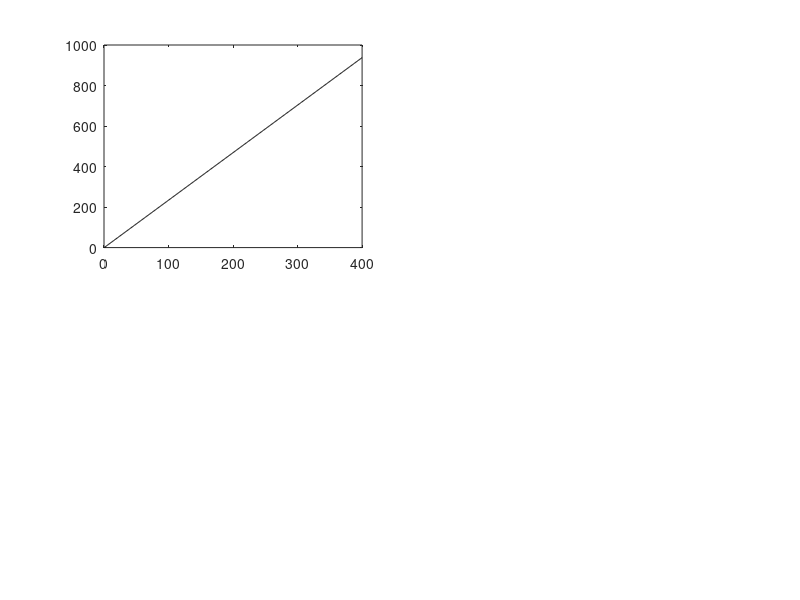

Recreate this plot in MATLAB. (Note: this script raises an error after producing the figure.)
% LLM2

% Calculating Equilibrium LLM 2 NPZ Model 
% LLM2 ND = 1.5 or 8 or 16; Parameter set I
% Diploma Thesis P.Fuhs (CAU)
% Matlab Student Version V 7.10.0 (R2010a)

clear all;
clc;
clf;

delete('LLM2_diary');
diary on;
diary('LLM2_diary');
countNotifications = 0;

disp 'Calculation for LLM2'

%%%%%%%%%%%%%%%%%%%%%%%%%%%%%%%%%%%%%%%%%%%%%%%%%
% initialize
%%%%%%%%%%%%%%%%%%%%%%%%%%%%%%%%%%%%%%%%%%%%%%%%%

M = NaN(1,400);         % M: Layer depth from 1 to 400, grid = 1 
for j = 1:400
    M(j)=j;
end; 

% All units as in thesis.
% All domains as in thesis.
% Vector ND values
ND_vector = [1.5, 8, 16];

% Parameter set (experiment I)

mu_par = 2.362;
Phi_P_par = 0.016;
k_par = 0.350;
g_par = 0.743;
eps_par = 3.088;
Phi_Z_par = 0.067;
beta_par = 0.852;
m_r_par = 0.643;
Omega_par = 0.348;
gamma_par = 0.937;

% create helpful result vectors

N_LLM2_vector = NaN(1,400);
dotN_LLM2_vector = NaN(1,400);
P_LLM2_vector = NaN(1,400);
dotP_LLM2_vector = NaN(1,400);
Z_LLM2_vector = NaN(1,400);
dotZ_LLM2_vector = NaN(1,400);
assumption1_LLM2_vector = NaN(1,400);
assumption2_LLM2_vector = NaN(1,400);
u_LLM2_vector = NaN(1,400);
G_LLM2_vector = NaN(1,400);
FN_LLM2_vector = NaN(1,400);
stable_LLM2_vector = NaN(1,400);


% Create tables with results:
%
% 3  tables: ND = 1.5,8,16
%
% table names: ExperimentNumber_NDValue_LLM2_table, e.g.I_8_LLM2_table
% ND=1.5 refers to 1 in table names
% lines in result matrices:
% line 1: M
% line 2: ND
% line 3: N
% line 4: dotN
% line 5: P
% line 6: dotP
% line 7: Z
% line 8: dotZ
% line 9: Assumption 1
% line 10: Assumption 2
% line 11: u
% line 12: G
% line 13: FN
% line 14: stability
%

I_1_LLM2_table = NaN(14,400); 
I_8_LLM2_table = NaN(14,400);
I_16_LLM2_table = NaN(14,400);

% how close to zero must an eigenvalue be to consider it zero? 
eig_near_zero = 0.001;

%how close to zero must a derivative be to consider it zero? 
deriv_near_zero = 0.0001;

exp = 1;
% fill in M(j), ND
   
for j = 1:400
    
    I_1_LLM2_table(1,j) = M(j);
    I_1_LLM2_table(2,j) = ND_vector(1);
    I_8_LLM2_table(1,j) = M(j); 
    I_8_LLM2_table(2,j) = ND_vector(2);
    I_16_LLM2_table(1,j) = M(j);
    I_16_LLM2_table(2,j) = ND_vector(3);
    
end; % for j = 1:400 initialize result tables 
            
%%%%%%%%%%%%%%%%%%%%%%%%%%%%%%%%%%%
% calculate
%%%%%%%%%%%%%%%%%%%%%%%%%%%%%%%%%%%
    
for r = 1:3         % loop ND 
    
    if r == 1 
        ND = ND_vector(1);
         
    else         %  r not 1 

        if r == 2
            ND = ND_vector(2);    

        else         %  r not 2
            ND = ND_vector(3);

        end;         %  r = 2
    end;         %  r = 1
    

    %       Display value ND
    disp (['LLM_2, ND: ', num2str(ND)]);

    for j = 1:400         %  M: layer depth from 1m to 400, calculate terms and variables

    assumption1_LLM2_vector(j) =  mu_par * M(j) - Phi_P_par * M(j) - m_r_par;

    if j == 1         %  avoid zero crossing assumption 1 

        if assumption1_LLM2_vector(j) == 0         %  avoid zero in M=1
        disp (['ND: ',num2str(ND),' exp: ',num2str(exp),' depth: ',num2str(j),' m, |  Assumption 1 is zero in digit 1']);
        countNotifications = countNotifications + 1;
        keyboard;
        end;        % avoid zero assumption 1 in M = 1

    else         %  avoid zero crossing assumption 1 in M > 1
        if assumption1_LLM2_vector(j)*assumption1_LLM2_vector(j-1) <= 0
        disp (['ND: ',num2str(ND),' exp: ',num2str(exp),' depth: ',num2str(j),' m, |  Assumption 1 is zero between ', num2str(j-1), ' and ', num2str(j)']);
        countNotifications = countNotifications + 1;
        keyboard;
        end,

    end;         %  avoid zero-crossing assumption 1 

    assumption2_LLM2_vector(j) = gamma_par * Phi_P_par * M(j) - Phi_P_par * M(j) - m_r_par;

        if j == 1         %  avoid zero crossing assumption 2

            if assumption2_LLM2_vector(j) == 0         %  avoid zero in assumption 2 in M = 1
            disp(['Experiment ', num2str(exp), ' Assumption 2 is zero in digit 1']);
            disp (['ND: ',num2str(ND),' exp: ',num2str(exp),' depth: ',num2str(j),' m, |  Assumption 2 is zero in digit 1']);
            countNotifications = countNotifications + 1;
            keyboard;
            end;

        else         %  avoid zero crossing assumption 2 in M > 1

            if assumption2_LLM2_vector(j)*assumption2_LLM2_vector(j-1)<= 0
            disp(['LLM2, Experiment ', num2str(exp); 'ND: ', num2str(exp); '  Assumption 2 is zero beween digits ', num2str(j-1), ' and ', num2str(j)]); 
            countNotifications = countNotifications + 1;
            keyboard;
            end,

        end;         %  avoid zero crossing assumption 2

        N_LLM2_vector(j) = k_par * ((Phi_P_par*(M(j))+m_r_par)/(mu_par*M(j)-Phi_P_par*M(j)-m_r_par));
        
        % N > ND ? 
        if N_LLM2_vector(j) > ND
            disp (['LLM2, ND: ',num2str(ND),' exp: ',num2str(exp),' depth: ',num2str(j),' m, |  N exceeds ND ']);
            countNotifications = countNotifications + 1;
        end;
        
        P_LLM2_vector(j) = (m_r_par/(gamma_par*Phi_P_par*M(j)-Phi_P_par*M(j)-m_r_par))*(-ND + k_par*(Phi_P_par*M(j)+m_r_par)/(mu_par*M(j)-Phi_P_par*M(j)-m_r_par));

        Z_LLM2_vector(j) = 0;

        % calculate terms u, FN, G
        % Check: Are derivatives almost zero? 

        u_LLM2_vector(j) = N_LLM2_vector(j)/(N_LLM2_vector(j)+k_par);
 
        % u < 0 ? 
        if u_LLM2_vector(j) < 0 
            disp (['LLM2, ND: ',num2str(ND),' exp: ',num2str(exp),' depth: ',num2str(j),' m, |  u negative ']);
            countNotifications = countNotifications + 1;
        end;

        % u >= 1 ? 
        if u_LLM2_vector(j) >= 1
            disp (['LLM2, ND: ',num2str(ND),' exp: ',num2str(exp),' depth: ',num2str(j),' m, |  u >= 1']);
            countNotifications = countNotifications + 1;
        end;

        G_LLM2_vector(j) = (g_par*eps_par*((P_LLM2_vector(j))^2))/(g_par+eps_par*((P_LLM2_vector(j))^2));

        % G < 0 ? 
        if G_LLM2_vector(j) < 0
            disp (['LLM2, ND: ',num2str(ND),' exp: ',num2str(exp),' depth: ',num2str(j),' m, |  G negative']);
            countNotifications = countNotifications + 1;
        end;

        % G >= g? 
        if G_LLM2_vector(j) >= g_par
            disp (['LLM2, ND: ',num2str(ND),' exp: ',num2str(exp),' depth: ',num2str(j),' m, |  G >= g ']);
            countNotifications = countNotifications + 1;
        end;

        
        FN_LLM2_vector(j) = m_r_par/M(j)*(ND-N_LLM2_vector(j));

        % FN < 0 ?
        if FN_LLM2_vector(j) < 0
            disp (['LLM2, ND: ',num2str(ND),' exp: ',num2str(exp),' depth: ',num2str(j),' m, |  F_N negative']);
            countNotifications = countNotifications + 1;
        end;
        
        % FN > 60 ? 
            if FN_LLM2_vector(j)> 60
                disp (['LLM2, ND: ',num2str(ND),' exp: ',num2str(exp),' depth: ',num2str(j),' m, |  F_N > 60']);
                countNotifications = countNotifications + 1;
            end;   

        dotN_LLM2_vector(j) = (-mu_par*u_LLM2_vector(j)+gamma_par*Phi_P_par)*P_LLM2_vector(j)+((1-beta_par)*G_LLM2_vector(j)+Phi_Z_par)*Omega_par*Z_LLM2_vector(j)+FN_LLM2_vector(j);

        if abs(dotN_LLM2_vector(j)) > deriv_near_zero
            disp (['LLM2, ND: ',num2str(ND),' exp: ',num2str(exp),' depth: ',num2str(j),' m, |  N might be not stationary at this depth']);
            countNotifications = countNotifications + 1;
        end;

        dotP_LLM2_vector(j) = (mu_par*u_LLM2_vector(j)-Phi_P_par-m_r_par/M(j))*P_LLM2_vector(j)-G_LLM2_vector(j)*Z_LLM2_vector(j);

        if abs(dotP_LLM2_vector(j)) > deriv_near_zero
            disp (['LLM2, ND: ',num2str(ND),' exp: ',num2str(exp),' depth: ',num2str(j),' m, |  P might not be stationary at this depth']);
            countNotifications = countNotifications + 1;
        end;

        dotZ_LLM2_vector(j) = (beta_par*G_LLM2_vector(j)-Phi_Z_par-m_r_par/M(j))*Z_LLM2_vector(j);

        if abs(dotZ_LLM2_vector(j)) > deriv_near_zero
            disp (['LLM2, ND: ',num2str(ND),' exp: ',num2str(exp),' depth: ',num2str(j),' m, |  Z might not be stationary at this depth ']);
            countNotifications = countNotifications + 1;
        end;
        
        % stable? J1 - J9 Jacobian matrix entries 

                J1 = -mu_par*(k_par/((k_par+N_LLM2_vector(j))^2))*P_LLM2_vector(j)-m_r_par/M(j);
                J2 = (-mu_par*u_LLM2_vector(j)+gamma_par*Phi_P_par)+(1-beta_par)*((2*g_par^2*eps_par*P_LLM2_vector(j))/((g_par+eps_par*(P_LLM2_vector(j))^2)^2))*Omega_par*Z_LLM2_vector(j);
                J3 = ((1-beta_par)*G_LLM2_vector(j)+Phi_Z_par)*Omega_par; 
                J4 = mu_par*(k_par/((k_par+N_LLM2_vector(j))^2))*P_LLM2_vector(j);
                J5 = mu_par*u_LLM2_vector(j)-Phi_P_par-m_r_par/M(j)-((2*g_par^2*eps*P_LLM2_vector(j))/((g_par+eps_par*(P_LLM2_vector(j))^2)^2))*Z_LLM2_vector(j);
                J6 = -G_LLM2_vector(j);
                J7 = 0;
                J8 = beta_par*((2*g_par^2*eps*P_LLM2_vector(j))/(((g_par+eps_par*(P_LLM2_vector(j))^2)^2)))*Z_LLM2_vector(j);
                J9 = beta_par*G_LLM2_vector(j)-Phi_Z_par-m_r_par/M(j);


                %Jacobian matrix
                J = [J1 J2 J3; J4 J5 J6; J7 J8 J9];

                % Eigen values of J
                lambda = eig(J);

                % test eigenvalues if equilibrium is stable. 2 is default
                % value for "not yet tested" 
                stable_LLM2_vector(j) = 2;

                for lam = 1:3
                    if abs(real(lambda(lam))) < eig_near_zero
                        stable_LLM2_vector(j) = 0;     % no conclusion possible
                    end;
                end;

                if stable_LLM2_vector(j) == 2
                   for lamb = 1:3 
                       if real(lambda(lamb)) > 0 
                           stable_LLM2_vector(j)= 1;      % unstable 
                       end;
                   end;
                end;

                if stable_LLM2_vector(j) == 2
                   stable_LLM2_vector(j) = -1;             % stable
                end;
        %%%%%%%%%%%%%%%%% put results into tables 
       if ND == ND_vector(1)

                    I_1_LLM2_table(3,j) = N_LLM2_vector(j);
                    I_1_LLM2_table(4,j) = dotN_LLM2_vector(j);
                    I_1_LLM2_table(5,j) = P_LLM2_vector(j);
                    I_1_LLM2_table(6,j) = dotP_LLM2_vector(j);
                    I_1_LLM2_table(7,j) = Z_LLM2_vector(j);
                    I_1_LLM2_table(8,j) = dotZ_LLM2_vector(j);                        
                    I_1_LLM2_table(9,j) = assumption1_LLM2_vector(j);
                    I_1_LLM2_table(10,j) = assumption2_LLM2_vector(j);
                    I_1_LLM2_table(11,j) = u_LLM2_vector(j);
                    I_1_LLM2_table(12,j) = G_LLM2_vector(j);
                    I_1_LLM2_table(13,j) = FN_LLM2_vector(j);
                    I_1_LLM2_table(14,j) = stable_LLM2_vector(j);

       else
           if ND == ND_vector(2)

                        I_8_LLM2_table(3,j) = N_LLM2_vector(j);
                        I_8_LLM2_table(4,j) = dotN_LLM2_vector(j);
                        I_8_LLM2_table(5,j) = P_LLM2_vector(j);
                        I_8_LLM2_table(6,j) = dotP_LLM2_vector(j);
                        I_8_LLM2_table(7,j) = Z_LLM2_vector(j);
                        I_8_LLM2_table(8,j) = dotZ_LLM2_vector(j);
                        I_8_LLM2_table(9,j) = assumption1_LLM2_vector(j);
                        I_8_LLM2_table(10,j) = assumption2_LLM2_vector(j);
                        I_8_LLM2_table(11,j) = u_LLM2_vector(j);
                        I_8_LLM2_table(12,j) = G_LLM2_vector(j);
                        I_8_LLM2_table(13,j) = FN_LLM2_vector(j);
                        I_8_LLM2_table(14,j) = stable_LLM2_vector(j);


           else         %  ND==3                       

                        I_16_LLM2_table(3,j) = N_LLM2_vector(j);
                        I_16_LLM2_table(4,j) = dotN_LLM2_vector(j);
                        I_16_LLM2_table(5,j) = P_LLM2_vector(j);
                        I_16_LLM2_table(6,j) = dotP_LLM2_vector(j);
                        I_16_LLM2_table(7,j) = Z_LLM2_vector(j);
                        I_16_LLM2_table(8,j) = dotZ_LLM2_vector(j);
                        I_16_LLM2_table(9,j) = assumption1_LLM2_vector(j);
                        I_16_LLM2_table(10,j) = assumption2_LLM2_vector(j);
                        I_16_LLM2_table(11,j) = u_LLM2_vector(j);
                        I_16_LLM2_table(12,j) = G_LLM2_vector(j);
                        I_16_LLM2_table(13,j) = FN_LLM2_vector(j);
                        I_16_LLM2_table(14,j) = stable_LLM2_vector(j);


           end;         %  if ND=2
       end;         %  if ND=1
    end;         % j = 1:400
end;        % loop ND
disp(['count Notifications ', num2str(countNotifications)]);

%%%%%%%%%%%%%%%%%%%%%
% create figures! 
%%%%%%%%%%%%%%%%%%%%%%

figure(1)
subplot(2,2,1)
plot(I_1_LLM2_table(1,:),I_1_LLM2_table(9,:),'k');
refline(0,0);
title('LLM2, Assumption1');
xlabel('M');
xlim([1,400]);
ylabel('Assumption1');


subplot(2,2,2)
hold on;
scatter(I_1_LLM2_table(1,:),I_1_LLM2_table(9,:),'k');
refline(0,0);
title('LLM2, Assumption 1, Detail');
xlabel('M');
xlim([1,5]);
ylabel('Assumption 1, Detail');
hold off;

subplot(2,2,3)
plot(I_1_LLM2_table(1,:),I_1_LLM2_table(10,:),'k');
refline(0,0);
title('LLM2, Assumption 2');
xlabel('M');
xlim([1,400]);
ylabel('Assumption 2');

figure(2)
subplot(3,2,1)
hold on;
plot(I_1_LLM2_table(1,:),I_1_LLM2_table(3,:),'b');
title('LLM2, N');
xlabel('M');
xlim([1,400]);
ylabel('N');

subplot(3,2,2)
hold on;
plot(I_1_LLM2_table(1,:),I_1_LLM2_table(3,:),'b');
title('LLM2, N (Detail)');
xlabel('M');
xlim([1,20]);
ylabel('N');
ylim([0,0.15]);

subplot(3,2,3)
hold on;
plot(I_1_LLM2_table(1,:),I_1_LLM2_table(5,:),'b');
plot(I_8_LLM2_table(1,:),I_8_LLM2_table(5,:),'r');
plot(I_16_LLM2_table(1,:),I_16_LLM2_table(5,:),'g');
title('LLM2, P');
xlabel('M');
xlim([1,400]);
ylabel('P');

subplot(3,2,5)
hold on;
plot(I_1_LLM2_table(3,:),I_1_LLM2_table(5,:),'b');
plot(I_8_LLM2_table(3,:),I_8_LLM2_table(5,:),'r');
plot(I_16_LLM2_table(3,:),I_16_LLM2_table(5,:),'g');
title('LLM2, N, P');
xlabel('N');
ylabel('P');
legend ('N_D = 1.5', 'N_D = 8', 'N_D = 16','Location','NorthEast');

subplot(3,2,6)
hold on;
plot(I_1_LLM2_table(3,:),I_1_LLM2_table(5,:),'b');
plot(I_8_LLM2_table(3,:),I_8_LLM2_table(5,:),'r');
plot(I_16_LLM2_table(3,:),I_16_LLM2_table(5,:),'g');
title('LLM2, N, P, Detail');
xlim([0,0.025]);
xlabel('N');
ylabel('P');

figure(3)

subplot(3,2,1)
scatter(I_1_LLM2_table(1,:),I_1_LLM2_table(14,:),'r');
title('LLM2, Exp.1, ND=1.5, Stability');
xlabel('M');
xlim([1,400]);
ylim([-1.2,1.2]);
ylabel('Stability');

subplot(3,2,2)
scatter(I_1_LLM2_table(1,:),I_1_LLM2_table(14,:),'r');
title('LLM2, Exp.1, ND=1.5, Stability, Detail');
xlim([0,5]);
xlabel('M');
xlim([1,5]);
ylim([-1.2,1.2]);
ylabel('Stability');

subplot(3,2,3)
scatter(I_8_LLM2_table(1,:),I_8_LLM2_table(14,:),'r');
title('LLM2, Exp.1, ND=8, Stability');
xlabel('M');
xlim([1,400]);
ylim([-1.2,1.2]);
ylabel('Stability');

subplot(3,2,4)
scatter(I_8_LLM2_table(1,:),I_8_LLM2_table(14,:),'r');
title('LLM2, Exp.1, ND=8, Stability, Detail');
xlim([0,5]);
xlabel('M');
xlim([1,5]);
ylim([-1.2,1.2]);
ylabel('Stability');

subplot(3,2,5)
scatter(I_16_LLM2_table(1,:),I_16_LLM2_table(14,:),'r');
title('LLM2, Exp.1, ND=16, Stability');
xlabel('M');
xlim([1,400]);
ylim([-1.2,1.2]);
ylabel('Stability');

subplot(3,2,6)
scatter(I_16_LLM2_table(1,:),I_16_LLM2_table(14,:),'r');
title('LLM2, Exp.1, ND=16, Stability, Detail');
xlim([0,5]);
xlabel('M');
xlim([1,5]);
ylim([-1.2,1.2]);
ylabel('Stability');

disp 'ready';
diary off;

